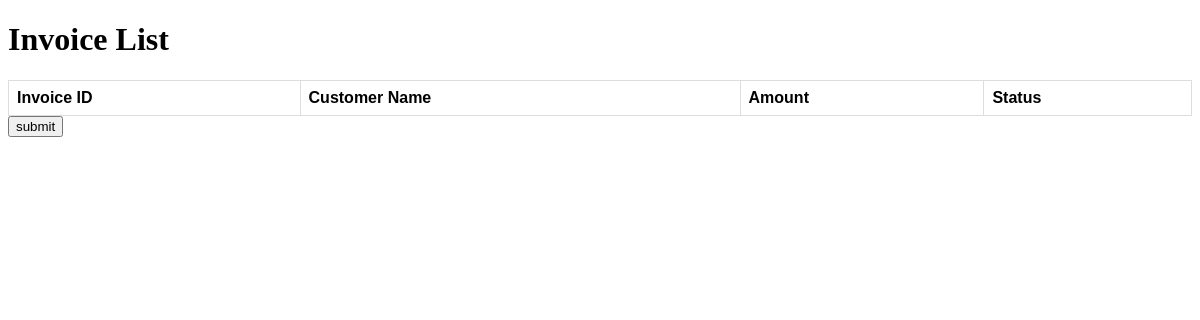
Before: / with the older database file.
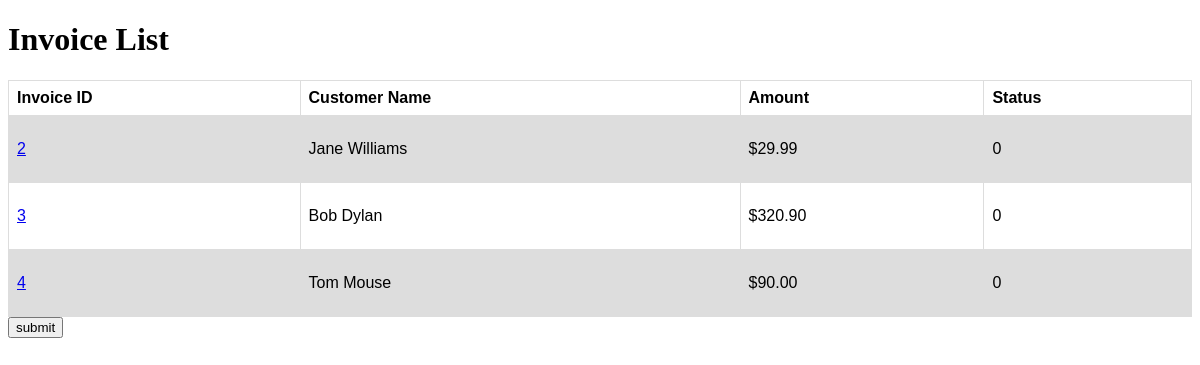
After: the same page with the newer database file.
### djaApp/models.py (models this page shows, shortened)
class Invoice(models.Model):
    ID = models.BigAutoField(auto_created=True, primary_key=True, serialize=False, verbose_name='ID')
    customer_name = models.CharField(max_length=20)
    quantity = models.DecimalField(max_digits=6, decimal_places=2)
    due_date = models.DateTimeField(blank=True, null=True)
    status = models.PositiveSmallIntegerField(choices=invoice_status)

### djaApp/views.py (the view)
# urls.py: path('', views.invoice_list, name='invoice_list'),
def invoice_list(request):
    invoices = Invoice.objects.filter(due_date__lte=timezone.now()).order_by('due_date')
    return render(request, 'djaApp/invoice_list.html', {'invoices':invoices})

### djaApp/templates/djaApp/invoice_list.html (shortened to what this page needs)
{% load static %}
<!DOCTYPE html>
<html>
    <head>
    </head>
    <body>
        <header class="page-header">
            <div class="container">
                <h1>Invoice List</h1>
            </div>
        </header>
        <table>
            <tr>
              <th>Invoice ID</th>
              <th>Customer Name</th>
              <th>Amount</th>
              <th>Status</th>
            </tr>
            {% for invoice in invoices %}
              <tr class='invoices'>
                  <td><p><a href="http://127.0.0.1:8000/admin/djaApp/invoice/">{{ invoice.ID}}</a></p></td>
                  <td>{{invoice.customer_name}}</td>
                  <td><p>${{ invoice.quantity}}</p></td>
                  <td><p>{{ invoice.status}}</p></td>
              </tr>
            {% endfor %}
        </table>
      <form>
        <input type="submit" value="submit" />
      </form>
    </body>
</html>

### djaApp/templates/djaApp/invoice_list.html (style rules this page uses)
table { font-family: arial, sans-serif; border-collapse: collapse; width: 100%; }
td, th { border: 1px solid #dddddd; text-align: left; padding: 8px; }
tr:nth-child(even) { background-color: #dddddd; }

Changed rows visible on the page:
added Invoice: ID "2", customer_name "Jane Williams", quantity "29.99", status "0"
added Invoice: ID "3", customer_name "Bob Dylan", quantity "320.90", status "0"
added Invoice: ID "4", customer_name "Tom Mouse", quantity "90.00", status "0"
